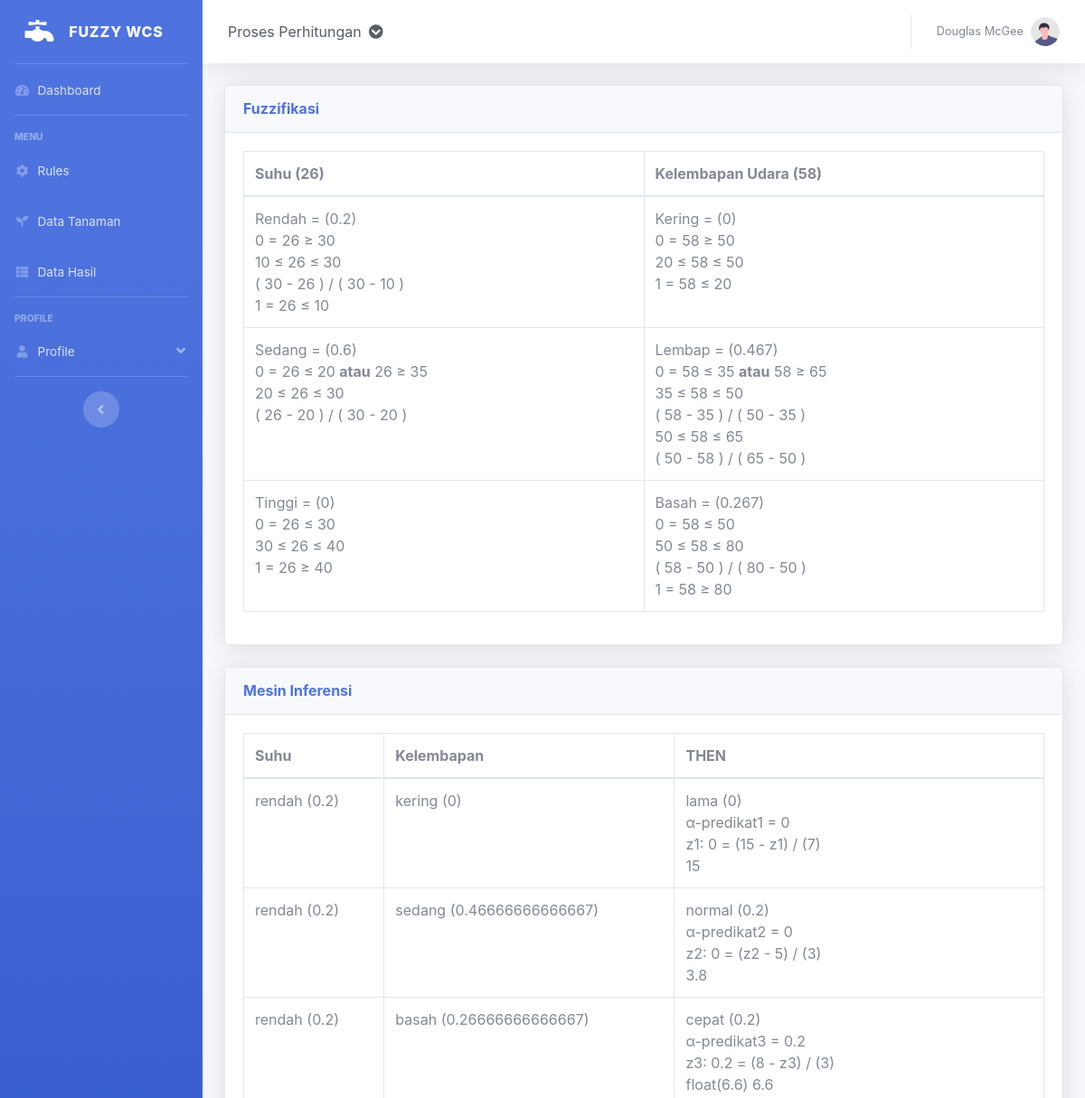
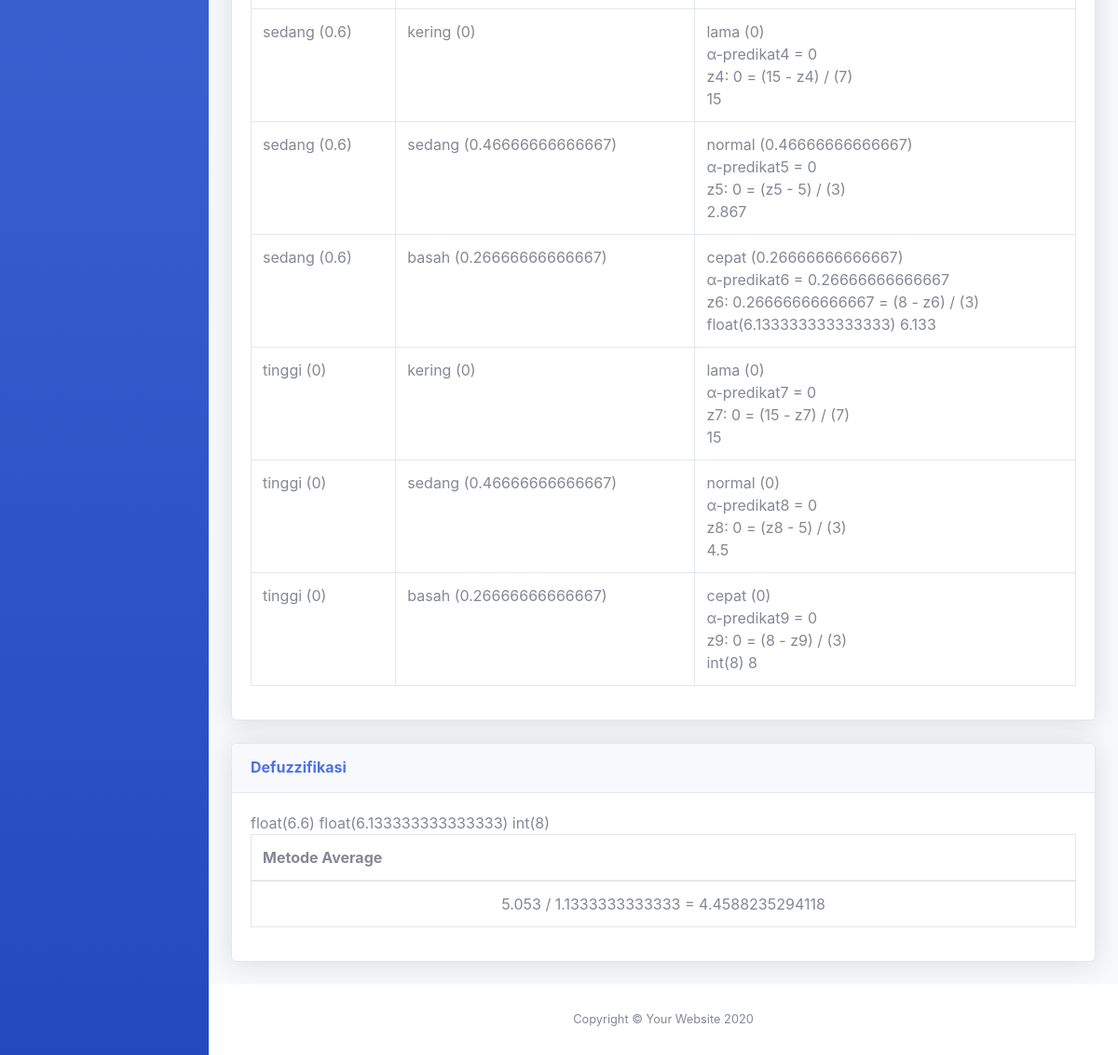
The page /formula_hasil.php?edit=6 (signed in) on the database its author committed (2 pictures, top to bottom).
### tables this page shows
CREATE TABLE `data_suhu` (
  `id` int(11) NOT NULL,
  `suhu_min` float NOT NULL,
  `suhu_med` float NOT NULL,
  `suhu_max` float NOT NULL
);

CREATE TABLE `data_klbp_udara` (
  `id` int(11) NOT NULL,
  `klbp_min` float NOT NULL,
  `klbp_med` float NOT NULL,
  `klbp_max` float NOT NULL
);

CREATE TABLE `rule` (
  `id` int(11) NOT NULL,
  `suhu` varchar(50) NOT NULL,
  `kelembapan_tanah` varchar(50) NOT NULL,
  `kelembapan` varchar(50) NOT NULL,
  `hasil` varchar(50) NOT NULL
);

CREATE TABLE `data_siram` (
  `id` int(11) NOT NULL,
  `siram_min` int(11) NOT NULL,
  `siram_med` int(11) NOT NULL,
  `siram_max` int(11) NOT NULL
);

### formula_hasil.php (the view, shortened to what the rows shown need)
<?php
include "layouts/header.php";
?>
<?php
require "koneksi.php";
$id_data = $_GET['edit'];
$sql = "SELECT * FROM `data` WHERE id = $id_data";
$query = mysqli_query($con, $sql) or die("Gagal" . mysqli_error($con));
while ($row = mysqli_fetch_array($query)) {
    $suhu = $row['suhu'];
    $kelembapan = $row['kelembapan'];
}
include "simpan_data.php";
require "fungsi_perhitungan.php";
require "mesin_inferensi.php";
$sql_suhu = "SELECT * FROM `data_suhu`";
$query_suhu = mysqli_query($con, $sql_suhu) or die("Gagal" . mysqli_error($con));
while ($row_suhu = mysqli_fetch_array($query_suhu)) {
    $suhu_min = $row_suhu['suhu_min'];
    $suhu_medB = $row_suhu['suhu_med'];
    $suhu_max = $row_suhu['suhu_max'];
}
$suhu_medA = ($suhu_min + $suhu_medB) / 2;
$suhu_medC = ($suhu_medB + $suhu_max) / 2;
$sql_klbp_udara = "SELECT * FROM `data_klbp_udara`";
$query_klbp_udara = mysqli_query($con, $sql_klbp_udara) or die("Gagal" . mysqli_error($con));
while ($row_klbp_udara = mysqli_fetch_array($query_klbp_udara)) {
    $klbp_udara_min = $row_klbp_udara['klbp_min'];
    $klbp_udara_medB = $row_klbp_udara['klbp_med'];
    $klbp_udara_max = $row_klbp_udara['klbp_max'];
}
$klbp_udara_medA = ($klbp_udara_min + $klbp_udara_medB) / 2;
$klbp_udara_medC = ($klbp_udara_medB + $klbp_udara_max) / 2;
$nilai_suhu = new Suhu(
    $suhu_min,
    $suhu_medA,
    $suhu_medB,
    $suhu_medC,
    $suhu_max
);
$min_suhu = $nilai_suhu->min_suhu;
$medA_suhu = $nilai_suhu->medA_suhu;
$medB_suhu = $nilai_suhu->medB_suhu;
$medC_suhu = $nilai_suhu->medC_suhu;
$max_suhu = $nilai_suhu->max_suhu;
$nilai_kelembapan = new Kelembapan(
    $klbp_udara_min,
    $klbp_udara_medA,
    $klbp_udara_medB,
    $klbp_udara_medC,
    $klbp_udara_max
);
$min_kelembapan = $nilai_kelembapan->min_kelembapan;
$medA_kelembapan = $nilai_kelembapan->medA_kelembapan;
$medB_kelembapan = $nilai_kelembapan->medB_kelembapan;
$medC_kelembapan = $nilai_kelembapan->medC_kelembapan;
$max_kelembapan = $nilai_kelembapan->max_kelembapan;
$hitung = new Fuzzyfikasi();
$hasil = $hitung->hitung($suhu, $kelembapan);
$inferensi = new Mesin_Inferensi();
$hasil_suhu = $hasil['suhu'];
$hasil_kelembapan = $hasil['kelembapan'];
?>
<body id="page-top">
    <div id="wrapper">
        <div id="content-wrapper" class="d-flex flex-column">
            <div id="content">
                <div class="container-fluid">
                    <div class="card shadow mb-4">
                        <div class="card-body">
                            <div class="table-responsive">
                                <table class="table table-bordered" id="dataTable" width="100%" cellspacing="0">
                                    <thead>
                                        <tr>
                                            <th width="50%">Suhu (<?= $suhu ?>)</th>
                                            <th width="50%">Kelembapan Udara (<?= $kelembapan ?>)</th>
                                        </tr>
                                    </thead>
                                    <tbody>
                                        <tr>
                                            <td>
                                                Rendah = (<?= round($hasil_suhu['rendah'], 3); ?>) <br>
                                                0 = <?= $suhu ?> ≥ <?= $medB_suhu ?> <br>
                                                <?= $min_suhu ?> ≤ <?= $suhu ?> ≤ <?= $medB_suhu ?> <br>
                                                <?php
                                                if ($hasil_suhu['rendah'] > 0 && $hasil_suhu['rendah'] != 1) {
                                                    echo "( " . $medB_suhu . " - " . $suhu . " )" . " / " . "( " . $medB_suhu . " - " . $min_suhu . " )" . "<br>";
                                                }
                                                ?>
                                                1 = <?= $suhu ?> ≤ <?= $min_suhu ?>
                                            </td>
                                            <td>
                                                Kering = (<?= round($hasil_kelembapan['kering'], 3); ?>) <br>
                                                0 = <?= $kelembapan ?> ≥ <?= $medB_kelembapan ?> <br>
                                                <?= $min_kelembapan ?> ≤ <?= $kelembapan ?> ≤ <?= $medB_kelembapan ?> <br>
                                                1 = <?= $kelembapan ?> ≤ <?= $min_kelembapan ?>
                                            </td>
                                        </tr>
                                        <tr>
                                            <td>
                                                Sedang = (<?= round($hasil_suhu['sedang'], 3); ?>) <br>
                                                0 = <?= $suhu ?> ≤ <?= $medA_suhu ?> <strong>atau</strong>
                                                <?= $suhu ?> ≥ <?= $medC_suhu ?> <br>
                                                <?php
                                                if ($hasil_suhu['sedang'] > 0 && $medA_suhu <= $suhu && $suhu <= $medB_suhu) {
                                                    echo $medA_suhu . " ≤ " . $suhu . " ≤ " . $medB_suhu . "<br>";
                                                    echo "( " . $suhu . " - " . $medA_suhu . " )" . " / " . "( " . $medB_suhu . " - " . $medA_suhu . " )" . "<br>";
                                                }
                                                ?>
                                            </td>
                                            <td>
                                                Lembap = (<?= round($hasil_kelembapan['sedang'], 3); ?>) <br>
                                                0 = <?= $kelembapan ?> ≤ <?= $medA_kelembapan ?> <strong>atau</strong>
                                                <?= $kelembapan ?> ≥ <?= $medC_kelembapan ?> <br>
                                                <?= $medA_kelembapan ?> ≤ <?= $kelembapan ?> ≤ <?= $medB_kelembapan ?> <br>
                                                <?php
                                                if ($hasil_kelembapan['sedang'] > 0) {
                                                    echo "( " . $kelembapan . " - " . $medA_kelembapan . " )" . " / " . "( " . $medB_kelembapan . " - " . $medA_kelembapan . " )" . "<br>";
                                                }
                                                ?>
                                                <?= $medB_kelembapan ?> ≤ <?= $kelembapan ?> ≤ <?= $medC_kelembapan ?> <br>
                                                <?php
                                                if ($hasil_kelembapan['sedang'] > 0) {
                                                    echo "( " . $medB_kelembapan . " - " . $kelembapan . " )" . " / " . "( " . $medC_kelembapan . " - " . $medB_kelembapan . " )";
                                                }
                                                ?>
                                            </td>
                                        </tr>
                                        <tr>
                                            <td>
                                                Tinggi = (<?= round($hasil_suhu['tinggi'], 3); ?>) <br>
                                                0 = <?= $suhu ?> ≤ <?= $medB_suhu ?> <br>
                                                <?= $medB_suhu ?> ≤ <?= $suhu ?> ≤ <?= $max_suhu ?> <br>
                                                1 = <?= $suhu ?> ≥ <?= $max_suhu ?>
                                            </td>
                                            <td>
                                                Basah = (<?= round($hasil_kelembapan['basah'], 3); ?>) <br>
                                                0 = <?= $kelembapan ?> ≤ <?= $medB_kelembapan ?> <br>
                                                <?= $medB_kelembapan ?> ≤ <?= $kelembapan ?> ≤ <?= $max_kelembapan ?> <br>
                                                <?php
                                                if ($hasil_kelembapan['basah'] > 0 && $hasil_kelembapan['basah'] != 1) {
                                                    echo "( " . $kelembapan . " - " . $medB_kelembapan . " )" . " / " . "( " . $max_kelembapan . " - " . $medB_kelembapan . " )" . "<br>";
                                                }
                                                ?>
                                                1 = <?= $kelembapan ?> ≥ <?= $max_kelembapan ?>
                                            </td>
                                        </tr>
                                    </tbody>
                                </table>
                            </div>
                        </div>
                    </div>
                    <div class="card shadow mb-4">
                        <div class="card-body">
                            <div class="table-responsive">
                                <table class="table table-bordered" id="dataTable" width="100%" cellspacing="0">
                                    <thead>
                                        <tr>
                                            <th>Suhu</th>
                                            <th>Kelembapan</th>
                                            <th>THEN</th>
                                        </tr>
                                    </thead>
                                    <tbody>
                                        <?php
                                        require_once "koneksi.php";
                                        $sql_rule = mysqli_query($con, "SELECT * FROM `rule`") or die("Gagal " . mysqli_error($con));
                                        while ($row = mysqli_fetch_array($sql_rule)) {
                                            $cari_min = array($hasil_suhu[$row['suhu']], $hasil_kelembapan[$row['kelembapan']]);
                                        ?>
                                            <tr>
                                                <td>
                                                    <?= $row['suhu']; ?> (<?= $hasil_suhu[$row['suhu']] ?>)
                                                </td>
                                                <td>
                                                    <?= $row['kelembapan']; ?> (<?= ($hasil_kelembapan[$row['kelembapan']] === NULL) ? 0 : $hasil_kelembapan[$row['kelembapan']] ?>)
                                                </td>
                                                <td>
                                                    <?= $row['hasil']; ?> (<?= (min($cari_min) === NULL) ? 0 : min($cari_min) ?>) <br>
                                                    <?php
                                                    if ($row['hasil'] == "cepat") {
                                                        echo "α-predikat" . $row['id'] . " = " . min($cari_min) . "<br>";
                                                        $var1 = 8;
                                                        echo "z" . $row['id'] . ": " . min($cari_min) . " = " . "($var1 - z" . $row['id'] .
                                                            ")" . " / " . "($var2)" . "<br>";
                                                        echo round($inferensi->hasil_cepat($cari_min), 3);
                                                    } else if ($row['hasil'] == "normal") {
                                                        $var1 = 5;
                                                        $var2 = 8 - 5;
                                                        echo "α-predikat" . $row['id'] . " = " . (min($cari_min) === NULL) ? "α-predikat" . $row['id'] . " = " . '0' . '<br>' : min($cari_min) . "<br>";
                                                        echo "z" . $row['id'] . ": " . (min($cari_min) === NULL) ? "z" . $row['id'] . ": " . '0' . " = " . "(z" . $row['id'] .  " - $var1)" .
                                                            " / " . "($var2)" . "<br>" : min($cari_min) . " = " . "(z" . $row['id'] .  " - $var1)" .
                                                            " / " . "($var2)" . "<br>";
                                                        echo round($inferensi->hasil_normal($cari_min), 3);
                                                    } else {
                                                        $var1 = 15;
                                                        $var2 = 15 - 8;
                                                        echo "α-predikat" . $row['id'] . " = " . min($cari_min) . "<br>";
                                                        echo "z" . $row['id'] . ": " . min($cari_min) . " = " . "($var1 - z" . $row['id'] .
                                                            ")" . " / " . "($var2)" . "<br>";
                                                        echo round($inferensi->hasil_lama($cari_min), 3);
                                                    }
                                                    ?>
                                                </td>
                                            </tr>
                                        <?php } ?>
                                    </tbody>
                                </table>
                            </div>
                        </div>
                    </div>
                    <div class="card shadow mb-4">
                        <div class="card-body">
                            <div class="table-responsive">
                                <table class="table table-bordered" id="dataTable" width="100%" cellspacing="0">
                                    <thead>
                                        <tr>
                                            <th>Metode Average</th>
                                        </tr>
                                    </thead>
                                        <?php
                                        require_once "koneksi.php";
                                        ?>
                                </table>
                            </div>
                        </div>
                    </div>
                </div>
            </div>
        </div>
    </div>
</body>
</html>

### rows shown on the page
data_suhu: suhu_med "30", suhu_min "10", suhu_max "40"
data_klbp_udara: klbp_med "50", klbp_min "20", klbp_max "80"
rule: suhu "rendah", suhu "0.2", kelembapan "kering", kelembapan "0", hasil "lama", min($cari_min) "0", id "1", hasil "15", var2 "7", $inferensi->hasil_lama($cari_min) "15"
rule: suhu "rendah", suhu "0.2", kelembapan "sedang", kelembapan "0.46666666666667", hasil "normal", min($cari_min) "0.2", id "2", hasil "5", var2 "3", $inferensi->hasil_normal($cari_min) "3.8"
rule: suhu "rendah", suhu "0.2", kelembapan "basah", kelembapan "0.26666666666667", hasil "cepat", min($cari_min) "0.2", id "3", hasil "8", var2 "3", $inferensi->hasil_cepat($cari_min) "float(6.6) 6.6"
rule: suhu "sedang", suhu "0.6", kelembapan "kering", kelembapan "0", hasil "lama", min($cari_min) "0", id "4", hasil "15", var2 "7", $inferensi->hasil_lama($cari_min) "15"
rule: suhu "sedang", suhu "0.6", kelembapan "sedang", kelembapan "0.46666666666667", hasil "normal", min($cari_min) "0.46666666666667", id "5", hasil "5", var2 "3", $inferensi->hasil_normal($cari_min) "2.867"
rule: suhu "sedang", suhu "0.6", kelembapan "basah", kelembapan "0.26666666666667", hasil "cepat", min($cari_min) "0.26666666666667", id "6", hasil "8", var2 "3", $inferensi->hasil_cepat($cari_min) "float(6.133333333333333) 6.133"
rule: suhu "tinggi", suhu "0", kelembapan "kering", kelembapan "0", hasil "lama", min($cari_min) "0", id "7", hasil "15", var2 "7", $inferensi->hasil_lama($cari_min) "15"
rule: suhu "tinggi", suhu "0", kelembapan "sedang", kelembapan "0.46666666666667", hasil "normal", min($cari_min) "0", id "8", hasil "5", var2 "3", $inferensi->hasil_normal($cari_min) "4.5"
rule: suhu "tinggi", suhu "0", kelembapan "basah", kelembapan "0.26666666666667", hasil "cepat", min($cari_min) "0", id "9", hasil "8", var2 "3", $inferensi->hasil_cepat($cari_min) "int(8) 8"

### other values the page prints
$suhu "26"
$kelembapan "58"
$hasil_suhu['rendah'] "0.2"
$hasil_kelembapan['kering'] "0"
$hasil_suhu['sedang'] "0.6"
$medA_suhu "20"
$medC_suhu "35"
$hasil_kelembapan['sedang'] "0.467"
$medA_kelembapan "35"
$medC_kelembapan "65"
$hasil_suhu['tinggi'] "0"
$hasil_kelembapan['basah'] "0.267"
$hitung_total "5.053"
$pred "1.1333333333333"
$hitung_total / $pred "4.4588235294118"
